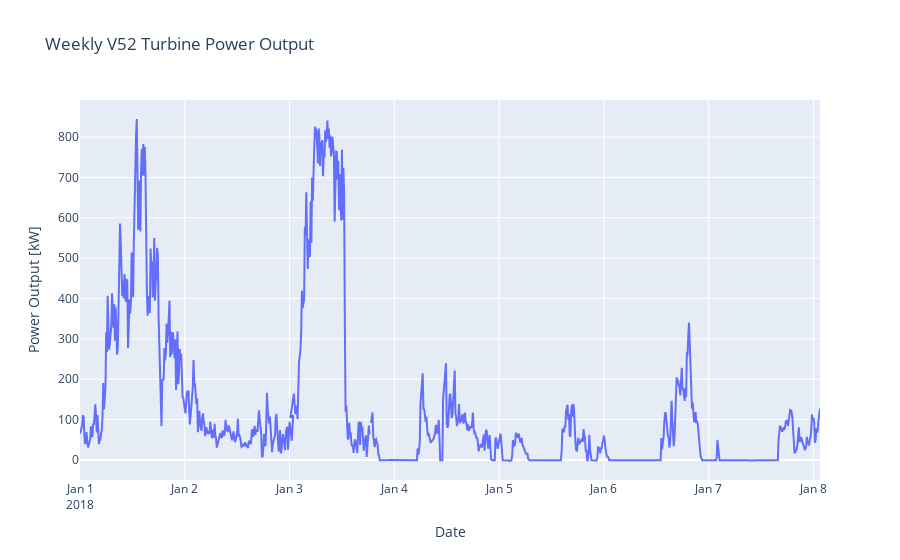

This figure's notebook cell:
### Code cell
fig = go.Figure(
        data=[
           go.Line(x=df['Date'][0:6*24*7],
                   y=df['ActPow'][0:6*24*7], name="V52")
        ],
        layout=go.Layout(
            title=dict(text='Weekly V52 Turbine Power Output'),
            xaxis=dict(title='Date'),
            yaxis=dict(title='Power Output [kW]')
        )
    )
fig.show()

### Figure 1 — Plotly figure (JSON) as saved in the notebook; plotly's stock layout.template omitted (floating-point values rounded to 4 significant figures; data arrays with more than 128 entries replaced by an {"elided": "..."} marker saying what was removed)
{"data": [{"name": "V52", "type": "scatter", "x": {"elided": "1008 str values"}, "y": {"elided": "1008 float values"}}], "layout": {"title": {"text": "Weekly V52 Turbine Power Output"}, "xaxis": {"title": {"text": "Date"}}, "yaxis": {"title": {"text": "Power Output [kW]"}}}}
